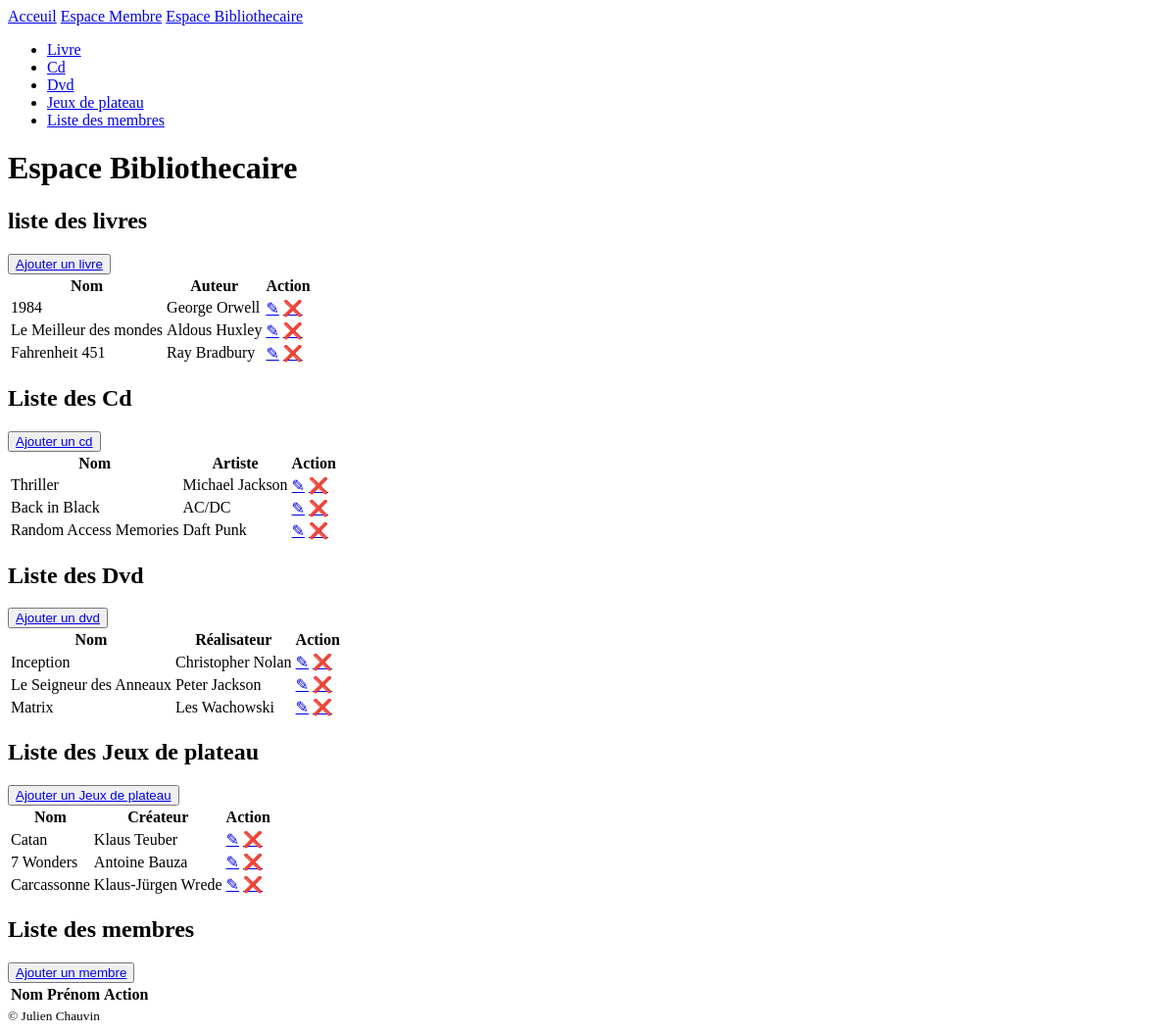
The page /bibliothecaire/accueil on the database as committed earlier.
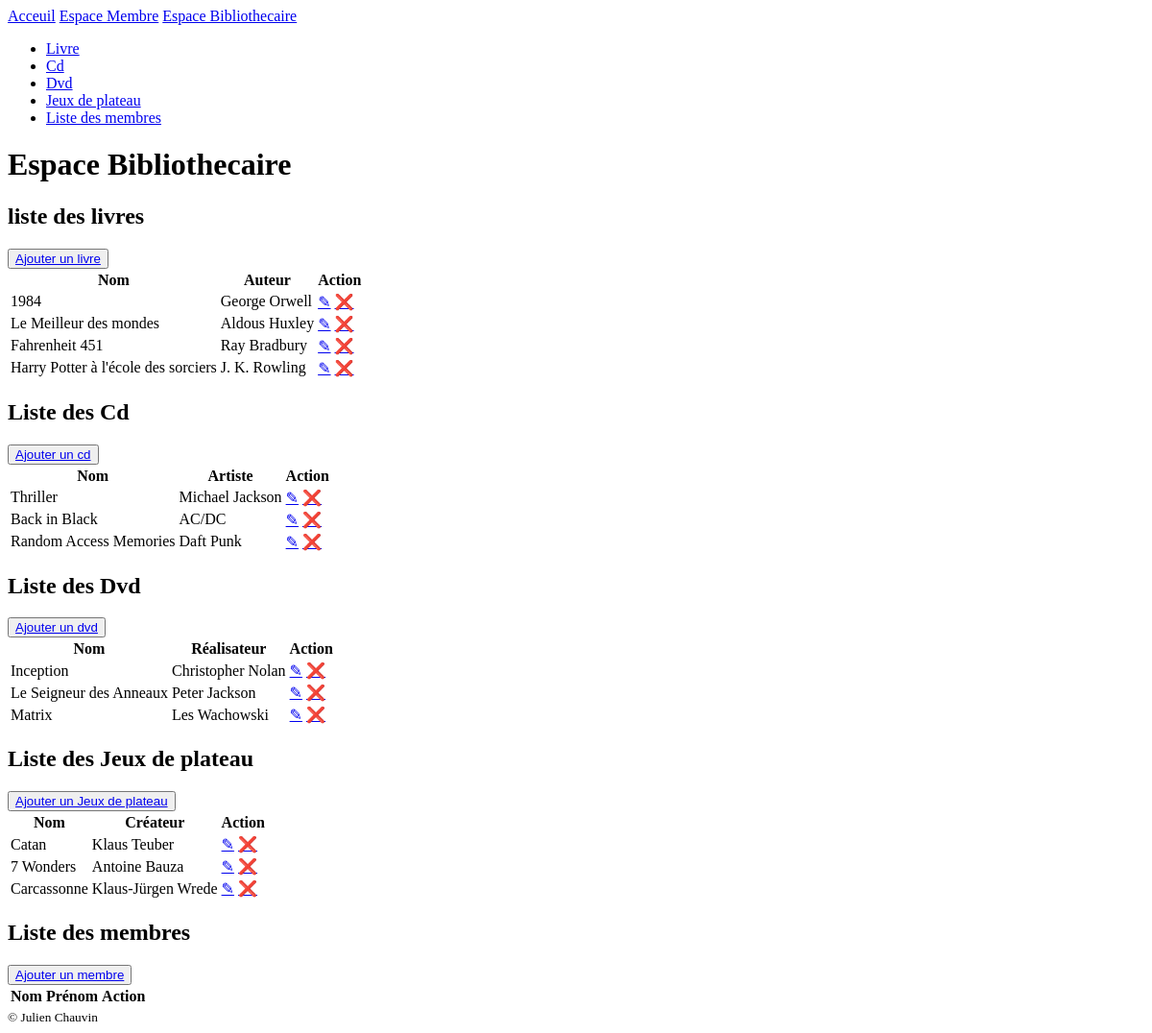
The same page on the database as committed later.
### bibliothecaire/models.py (models this page shows, shortened)
class Media(models.Model):
    nom = models.CharField(max_length=100)
    date_emprunt = models.DateField(null=True, blank=True)
    disponible = models.BooleanField(default=True)
    emprunteur = models.ForeignKey(Emprunteur, on_delete=models.SET_NULL, null=True, blank=True)
    class Meta:
        abstract = True

class Livre(Media):
    auteur = models.CharField(max_length=100)

class Cd(Media):
    artiste = models.CharField(max_length=100)

class Dvd(Media):
    realisateur = models.CharField(max_length=100)

class Jeux_de_plateau(models.Model):
    nom = models.CharField(max_length=100)
    createur = models.CharField(max_length=100)

### bibliothecaire/views.py (the view)
# urls.py: path('accueil', views.accueil_bibliothecaire, name = 'accueil_bibliothecaire'),
def accueil_bibliothecaire(request):
    context = {"livres" : Livre.objects.all(),
               "dvds" : Dvd.objects.all(),
               "cds" : Cd.objects.all(),
               "jeux_de_plateau" : Jeux_de_plateau.objects.all(),
               "membres" : Membre.objects.all()
               }
    return render(request, 'accueil_bibliothecaire.html', context)

### bibliothecaire/templates/accueil_bibliothecaire.html (shortened to what the changed rows need)
{% extends 'base.html' %}
{% block h1 %}Espace Bibliothecaire{% endblock %}
{% block content %}
<section id="livre">
    <h2>liste des livres</h2>
    <table>
        <thead>
            <tr>
                <th>Nom</th>
                <th>Auteur</th>
                <th>Action</th>
            </tr>
        </thead>
        <tbody>
            {% for livre in livres %}
            <tr>
                <td>{{livre.nom}}</td>
                <td>{{livre.auteur}}</td>
                <td>
                    <a href="{% url 'bibliothecaire:modifier_livre' livre.id %}">&#9998;</a>
                    <a href="{% url 'bibliothecaire:supprimer_livre' livre.id %}">&#10060;</a>
                </td>
            </tr>
            {% endfor %}
        </tbody>
    </table>
</section>
<section id="cd">
    <h2>Liste des Cd</h2>
    <table>
        <thead>
            <tr>
                <th>Nom</th>
                <th>Artiste</th>
                <th>Action</th>
            </tr>
        </thead>
        <tbody>
            {% for cd in cds %}
            <tr>
                <td>{{cd.nom}}</td>
                <td>{{cd.artiste}}</td>
                <td>
                    <a href="{% url 'bibliothecaire:modifier_cd' cd.id %}">&#9998;</a>
                    <a href="{% url 'bibliothecaire:supprimer_cd' cd.id %}">&#10060;</a>
                </td>
            </tr>
            {% endfor %}
        </tbody>
    </table>
</section>
<section id="dvd">
    <h2>Liste des Dvd</h2>
    <table>
        <thead>
            <tr>
                <th>Nom</th>
                <th>Réalisateur</th>
                <th>Action</th>
            </tr>
        </thead>
        <tbody>
            {% for dvd in dvds %}
            <tr>
                <td>{{dvd.nom}}</td>
                <td>{{dvd.realisateur}}</td>
                <td>
                    <a href="{% url 'bibliothecaire:modifier_dvd' dvd.id %}">&#9998;</a>
                    <a href="{% url 'bibliothecaire:supprimer_dvd' dvd.id %}">&#10060;</a>
                </td>
            </tr>
            {% endfor %}
        </tbody>
    </table>
</section>
<section id="jeux">
    <h2>Liste des Jeux de plateau</h2>
    <table>
        <thead>
            <tr>
                <th>Nom</th>
                <th>Créateur</th>
                <th>Action</th>
            </tr>
        </thead>
        <tbody>
            {% for jeux_de_plateau in jeux_de_plateau %}
            <tr>
                <td>{{jeux_de_plateau.nom}}</td>
                <td>{{jeux_de_plateau.createur}}</td>
                <td>
                    <a href="{% url 'bibliothecaire:modifier_jeux_de_plateau' jeux_de_plateau.id %}">&#9998;</a>
                    <a href="{% url 'bibliothecaire:supprimer_jeux_de_plateau' jeux_de_plateau.id %}">&#10060;</a>
                </td>
            </tr>
            {% endfor %}
        </tbody>
    </table>
</section>
<section id="membre_liste">
    <h2>Liste des membres</h2>
    <table>
        <thead>
            <tr>
                <th>Nom</th>
                <th>Prénom</th>
                <th>Action</th>
            </tr>
        </thead>
    </table>
</section>
{% endblock %}

Rows that differ between the two databases and show on the page:
added Livre: nom "Harry Potter à l'école des sorciers", auteur "J. K. Rowling"
